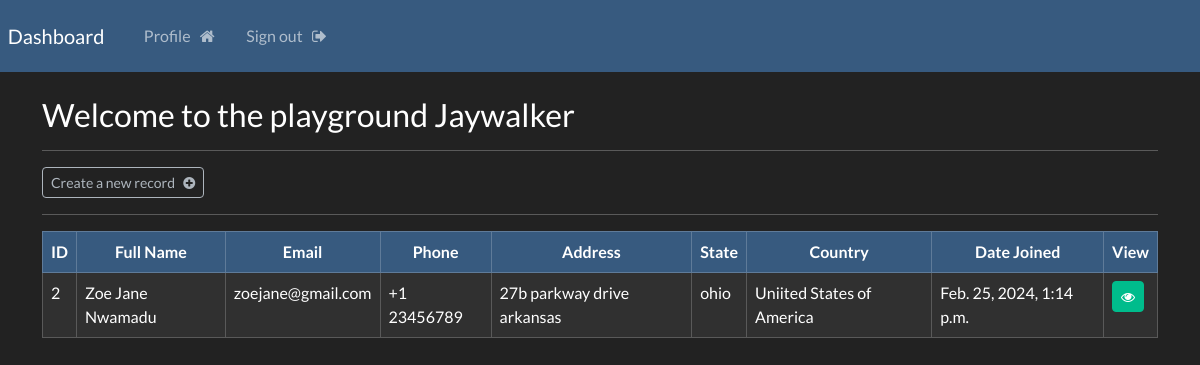
The page /profile-dashboard (signed in) on the database its author committed.
### webapp/models.py (models this page shows, shortened)
class Records(models.Model):
    creation_date = models.DateTimeField(auto_now_add=True)
    first_name = models.CharField(max_length=100)
    last_name = models.CharField(max_length=100)
    email = models.CharField(max_length=255)
    phone = models.CharField(max_length=255)
    address = models.CharField(max_length=300)
    city = models.CharField(max_length=255)
    state = models.CharField(max_length=200)
    country = models.CharField(max_length=200)

### webapp/views.py (the view)
@login_required(login_url='my-login')
def profile(request):
    records = Records.objects.all()
    context = {'records': records}
    return render (request, 'webapp/profile-dashboard.html', context=context)

### webapp/templates/webapp/profile-dashboard.html (shortened to what this page needs)
<!DOCTYPE html>
{% extends 'webapp/base.html' %}
{% block content %}
<h3>Welcome to the playground {{user}}</h3>
<hr>
<a class="btn btn-outline-light btn-sm" href="{% url 'create-record' %}">
    Create a new record &nbsp; <i class="fa fa-plus-circle" aria-hidden="true"></i>
</a>
<hr>
<table class="table table-dark table-hover table-bordered">
    <thead class="table-primary text-center">
        <tr>
            <th scope="col">ID</th>
            <th scope="col">Full Name</th>
            <th scope="col">Email</th>
            <th scope="col">Phone</th>
            <th scope="col">Address</th>
            <th scope="col">State</th>
            <th scope="col">Country</th>
            <th scope="col">Date Joined</th>
            <th scope="col"> View </th>
        </tr>
    </thead>
    <tbody>
        {% if records %}
        {% for record in records %}
        <tr>
            <td>{{record.id}}</td>
            <td> {{record.first_name}} {{record.last_name}} </td>
            <td> {{record.email}} </td>
            <td> {{record.phone}} </td>
            <td> {{record.address}} </td>
            <td> {{record.state}} </td>
            <td> {{record.country}} </td>
            <td> {{record.creation_date}} </td>
            <td><a class="btn btn-success btn-sm" href="{% url 'record' record.id %}"> <i class="fa fa-eye" aria-hidden="true"></i> </a></td>
        </tr>
        {% endfor %}
        {% endif %}
    </tbody>
</table>
{% endblock %}

### webapp/templates/webapp/base.html (shortened to what this page needs)
{% load static %}
<!DOCTYPE html>
<html lang="en">
<head>
    <link rel="stylesheet" type="text/css" href="https://bootswatch.com/5/darkly/bootstrap.min.css">
    <link rel="stylesheet"
    type="text/css"  href="{% static 'css/styles.css' %}">
    <link rel="stylesheet" href="https://cdnjs.cloudflare.com/ajax/libs/font-awesome/4.7.0/css/font-awesome.min.css">
</head>
<body>
    {% include 'webapp/navbar.html' %}
    <div class="container">
      <br>
      {% block content %}
      {% endblock %}
    </div>
</body>
</html>

### webapp/templates/webapp/navbar.html (shortened to what this page needs)
<!DOCTYPE html>
<nav class="navbar navbar-expand-lg navbar-dark bg-primary justify-content-center">
    <a class="navbar-brand main-heading" href="{% url '' %}">
      &nbsp; Dashboard
    </a>
      <div class="collapse navbar-collapse text-center" id="navbarNavDropdown">
        <ul class="navbar-nav mr-auto">
          {% if user.is_authenticated %}
            <li class="nav-item">
              <a class="nav-link" href="{% url 'profile-dashboard' %}">Profile &nbsp; <i class="fa fa-home" aria-hidden="true"></i> </a>
            </li>
            <li class="nav-item">
              <a class="nav-link" href="{% url 'user-logout' %}">Sign out &nbsp; <i class="fa fa-sign-out" aria-hidden="true"></i> </a>
            </li>
        </ul>
        {% endif %}
      </div>
  </nav>

### rows shown on the page
Records: id "2", first_name "Zoe Jane", last_name "Nwamadu", email "zoejane@gmail.com", phone "+1 23456789", address "27b parkway drive arkansas", state "ohio", country "Uniited States of America", creation_date "Feb. 25, 2024, 1:14 p.m."

### other values the page prints
{{ user }} "Jaywalker"
